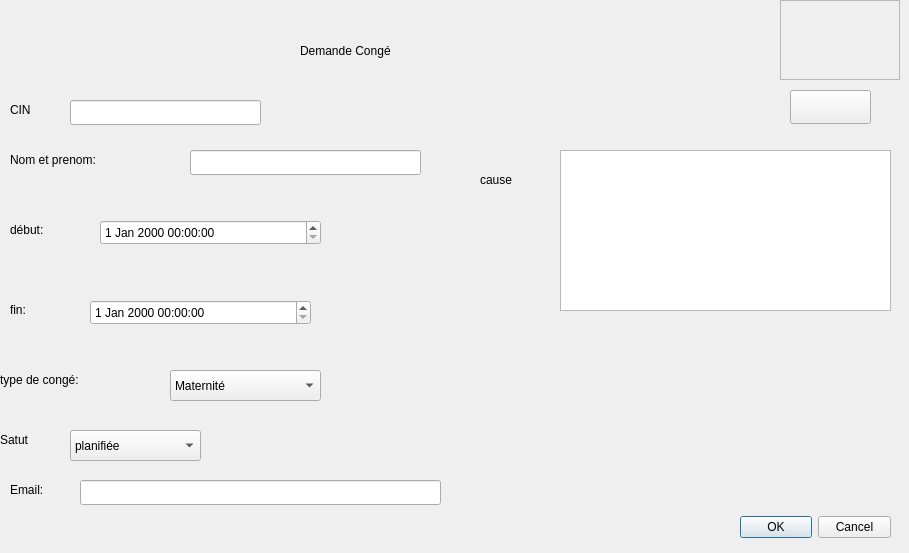
    <widget class="QWidget" name="demande">
     <attribute name="title">
      <string>Page</string>
     </attribute>
     <widget class="QLabel" name="label_2">
      <property name="geometry">
       <rect>
        <x>300</x>
        <y>30</y>
        <width>261</width>
        <height>41</height>
       </rect>
      </property>
      <property name="styleSheet">
       <string notr="true">font: 75 16pt &quot;MS Shell Dlg 2&quot;;</string>
      </property>
      <property name="text">
       <string>Demande Congé</string>
      </property>
     </widget>
     <widget class="QLabel" name="label_nom">
      <property name="geometry">
       <rect>
        <x>10</x>
        <y>150</y>
        <width>171</width>
        <height>20</height>
       </rect>
      </property>
      <property name="text">
       <string>Nom et prenom:</string>
      </property>
     </widget>
     <widget class="QLabel" name="label_6">
      <property name="geometry">
       <rect>
        <x>10</x>
        <y>220</y>
        <width>69</width>
        <height>20</height>
       </rect>
      </property>
      <property name="text">
       <string>début:</string>
      </property>
     </widget>
     <widget class="QLabel" name="label_8">
      <property name="geometry">
       <rect>
        <x>10</x>
        <y>300</y>
        <width>69</width>
        <height>20</height>
       </rect>
      </property>
      <property name="text">
       <string>fin:</string>
      </property>
     </widget>
     <widget class="QLabel" name="label_9">
      <property name="geometry">
       <rect>
        <x>0</x>
        <y>370</y>
        <width>161</width>
        <height>20</height>
       </rect>
      </property>
      <property name="text">
       <string>type de congé:</string>
      </property>
     </widget>
     <widget class="QLabel" name="label_cause">
      <property name="geometry">
       <rect>
        <x>480</x>
        <y>170</y>
        <width>69</width>
        <height>20</height>
       </rect>
      </property>
      <property name="text">
       <string>cause</string>
      </property>
     </widget>
     <widget class="QLabel" name="label_11">
      <property name="geometry">
       <rect>
        <x>0</x>
        <y>430</y>
        <width>69</width>
        <height>20</height>
       </rect>
      </property>
      <property name="text">
       <string>Satut</string>
      </property>
     </widget>
     <widget class="QComboBox" name="comboBox__satutC">
      <property name="geometry">
       <rect>
        <x>70</x>
        <y>430</y>
        <width>131</width>
        <height>31</height>
       </rect>
      </property>
      <item>
       <property name="text">
        <string>planifiée</string>
       </property>
      </item>
      <item>
       <property name="text">
        <string>non planifiée</string>
       </property>
      </item>
     </widget>
     <widget class="QTextEdit" name="textEdit_causeC">
      <property name="geometry">
       <rect>
        <x>560</x>
        <y>150</y>
        <width>331</width>
        <height>161</height>
       </rect>
      </property>
     </widget>
     <widget class="QComboBox" name="comboBox_type_c">
      <property name="geometry">
       <rect>
        <x>170</x>
        <y>370</y>
        <width>151</width>
        <height>31</height>
       </rect>
      </property>
      <item>
       <property name="text">
        <string>Maternité</string>
       </property>
      </item>
      <item>
       <property name="text">
        <string>Maladie</string>
       </property>
      </item>
      <item>
       <property name="text">
        <string>paid leave</string>
       </property>
      </item>
     </widget>
     <widget class="QDialogButtonBox" name="creer">
      <property name="geometry">
       <rect>
        <x>740</x>
        <y>510</y>
        <width>151</width>
        <height>34</height>
       </rect>
      </property>
      <property name="standardButtons">
       <set>QDialogButtonBox::Cancel|QDialogButtonBox::Ok</set>
      </property>
     </widget>
     <widget class="QLineEdit" name="lineEdit">
      <property name="geometry">
       <rect>
        <x>190</x>
        <y>150</y>
        <width>231</width>
        <height>25</height>
       </rect>
      </property>
     </widget>
     <widget class="QDateTimeEdit" name="dateTimeEdit">
      <property name="geometry">
       <rect>
        <x>100</x>
        <y>220</y>
        <width>221</width>
        <height>25</height>
       </rect>
      </property>
     </widget>
     <widget class="QDateTimeEdit" name="dateTimeEdit_2">
      <property name="geometry">
       <rect>
        <x>90</x>
        <y>300</y>
        <width>221</width>
        <height>25</height>
       </rect>
      </property>
     </widget>
     <widget class="QLabel" name="label_cin">
      <property name="geometry">
       <rect>
        <x>10</x>
        <y>100</y>
        <width>131</width>
        <height>20</height>
       </rect>
      </property>
      <property name="text">
       <string>CIN</string>
      </property>
     </widget>
     <widget class="QLabel" name="label_13">
      <property name="geometry">
       <rect>
        <x>10</x>
        <y>480</y>
        <width>69</width>
        <height>20</height>
       </rect>
      </property>
      <property name="text">
       <string>Email:</string>
      </property>
     </widget>
     <widget class="QLineEdit" name="lineEdit_3">
      <property name="geometry">
       <rect>
        <x>80</x>
        <y>480</y>
        <width>361</width>
        <height>25</height>
       </rect>
      </property>
     </widget>
     <widget class="QLineEdit" name="lineEdit_4">
      <property name="geometry">
       <rect>
        <x>70</x>
        <y>100</y>
        <width>191</width>
        <height>25</height>
       </rect>
      </property>
     </widget>
     <widget class="QPushButton" name="pushButton_print">
      <property name="geometry">
       <rect>
        <x>790</x>
        <y>90</y>
        <width>81</width>
        <height>34</height>
       </rect>
      </property>
      <property name="styleSheet">
       <string notr="true">image: url(:/img/print.png);</string>
      </property>
      <property name="text">
       <string/>
      </property>
     </widget>
     <widget class="QFrame" name="frame_6">
      <property name="geometry">
       <rect>
        <x>780</x>
        <y>0</y>
        <width>120</width>
        <height>80</height>
       </rect>
      </property>
      <property name="styleSheet">
       <string notr="true">image: url(:/img/273748291_4587502171372904_7310387823936526442_n.png);</string>
      </property>
      <property name="frameShape">
       <enum>QFrame::StyledPanel</enum>
      </property>
      <property name="frameShadow">
       <enum>QFrame::Raised</enum>
      </property>
     </widget>
    </widget>
